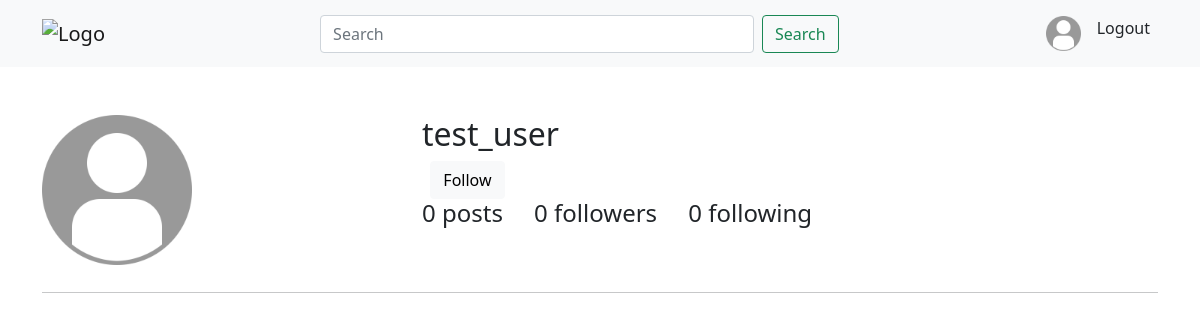
The app's page /accounts/user/test_user (signed in), older data.
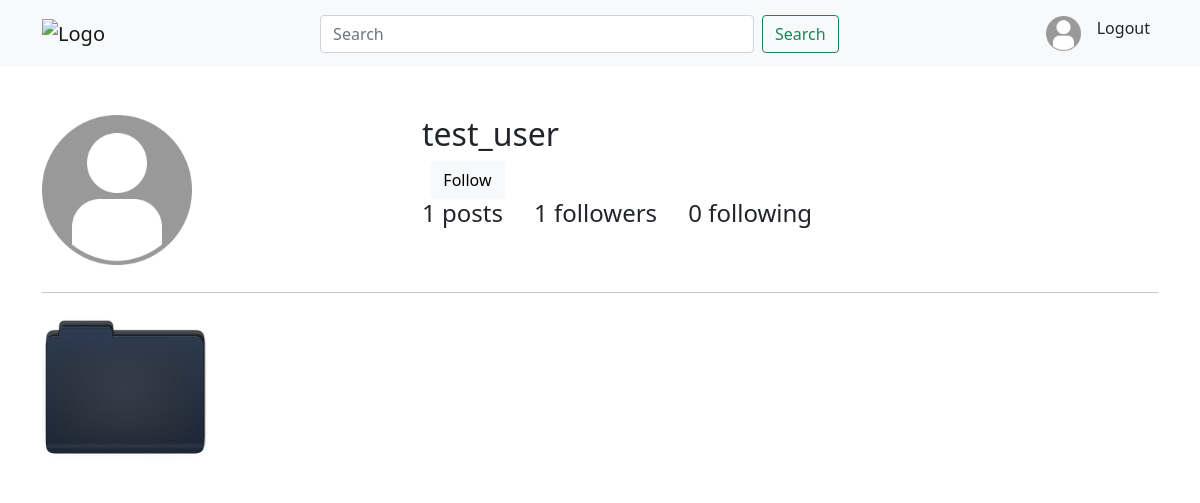
The same page, newer data.
### App_Post/models.py (models this page shows)
class Post(models.Model):
    author=models.ForeignKey(User, on_delete=models.CASCADE, related_name='post')
    image = models.ImageField(upload_to='post_image')
    caption = models.CharField(max_length=265, blank=True)
    upload_date = models.DateTimeField(auto_now_add=True)
    update_date = models.DateTimeField(auto_now_add=True)
    class Meta:
        ordering=['-upload_date',]

### accounts/views.py (the view)
# urls.py: path('user/<username>', views.user, name='user'),
@login_required
def user(request, username):
    user = User.objects.get(username=username)
    already_followed = Follow.objects.filter(follower=request.user, following=user)
    if user == request.user:
        return HttpResponseRedirect(reverse('profile'))
    context = {
        'user': user,
        'already_followed': already_followed
    }
    return render(request, 'accounts/other.html', context)

### templates/accounts/other.html (shortened to what this page needs)
{% extends 'base/base.html' %}
{% load crispy_forms_tags %}
{% block content %}
    <div class="row">
        <div class="col-sm-4">
            {% if user.user_profile.profile_pic %}
                <img src="/media/{{ user.user_profile.profile_pic }}" width="150px" height="150px" alt="">
            {% else %}
                <img src="/media/default%20profile.png" width="150px" height="150px" alt="">
            {% endif %}
        </div>
        <div class="col-sm-8">
            <h2>{{ user.username }}</h2> &nbsp;
            {% if not already_followed %}
                <a href="{% url 'follow' username=user.username %}" class="btn btn-light">Follow</a>
            {% else %}
                <a href="{% url 'unfollow' username=user.username %}" class="btn btn-light">Unfollow</a>
            {% endif %}
            <br>
            <h4>{{ user.post.count }} posts &nbsp; &nbsp; {{ user.following.count }} followers &nbsp;
                &nbsp; {{ user.follower.count }} following</h4>
            <br>
        </div>
    </div>
    <hr>
    </div>
    <div class="container mt-3">
        <div class="row row-cols-2 row-cols-md-4 row-cols-lg-6">
            {% for post in user.post.all %}
                <div class="col">
                    <img src="/media/{{ post.image }}" alt="{{ post.caption }}" height="250px" width="250px"
                         class="img-fluid overflow-hidden" target="_blank">
                </div>
            {% endfor %}
        </div>
    </div>
{% endblock %}

Row changes from the older to the newer data that the page shows:
added Post: image (picture)
Text that changed along with them:
{{ user.post.count }}: "0" → "1"
{{ user.following.count }}: "0" → "1"
